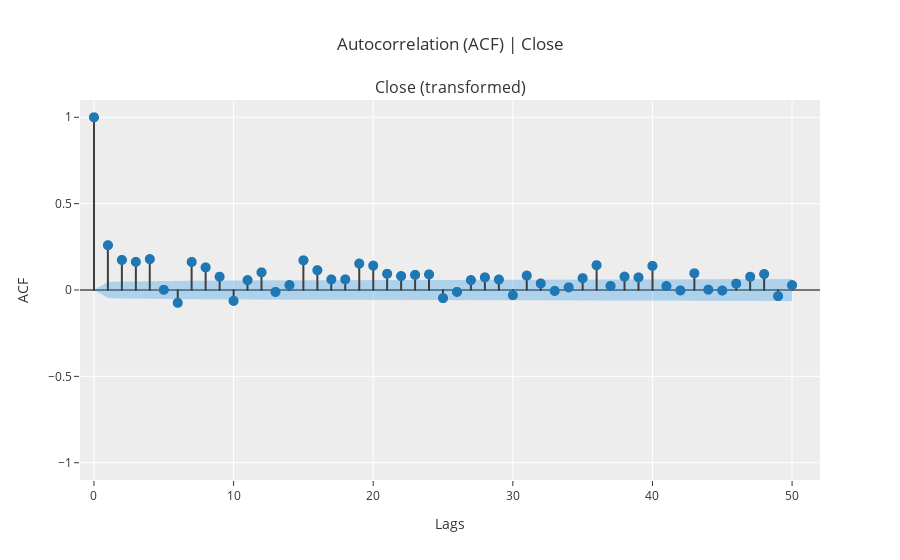

Here is the notebook cell this chart was saved with:
### Code cell
# Step 8: Perform Lag Selection using ACF on Residual Series
exp_USDT.plot_model(plot='acf',  data_kwargs={'nlags': 50}) # Analyze ACF plot to choose lags

### Figure 1 — Plotly figure (JSON) as saved in the notebook; plotly's stock layout.template omitted (floating-point values rounded to 4 significant figures)
{"data": [{"line": {"color": "#3f3f3f"}, "marker": {"size": 10}, "mode": "lines", "name": "ACF", "showlegend": false, "type": "scattergl", "x": [0, 0], "xaxis": "x", "y": [0, 1], "yaxis": "y"}, {"line": {"color": "#3f3f3f"}, "marker": {"size": 10}, "mode": "lines", "name": "ACF", "showlegend": false, "type": "scattergl", "x": [1, 1], "xaxis": "x", "y": [0, 0.2595], "yaxis": "y"}, {"line": {"color": "#3f3f3f"}, "marker": {"size": 10}, "mode": "lines", "name": "ACF", "showlegend": false, "type": "scattergl", "x": [2, 2], "xaxis": "x", "y": [0, 0.1741], "yaxis": "y"}, {"line": {"color": "#3f3f3f"}, "marker": {"size": 10}, "mode": "lines", "name": "ACF", "showlegend": false, "type": "scattergl", "x": [3, 3], "xaxis": "x", "y": [0, 0.1627], "yaxis": "y"}, {"line": {"color": "#3f3f3f"}, "marker": {"size": 10}, "mode": "lines", "name": "ACF", "showlegend": false, "type": "scattergl", "x": [4, 4], "xaxis": "x", "y": [0, 0.1789], "yaxis": "y"}, {"line": {"color": "#3f3f3f"}, "marker": {"size": 10}, "mode": "lines", "name": "ACF", "showlegend": false, "type": "scattergl", "x": [5, 5], "xaxis": "x", "y": [0, 0.001258], "yaxis": "y"}, {"line": {"color": "#3f3f3f"}, "marker": {"size": 10}, "mode": "lines", "name": "ACF", "showlegend": false, "type": "scattergl", "x": [6, 6], "xaxis": "x", "y": [0, -0.07421], "yaxis": "y"}, {"line": {"color": "#3f3f3f"}, "marker": {"size": 10}, "mode": "lines", "name": "ACF", "showlegend": false, "type": "scattergl", "x": [7, 7], "xaxis": "x", "y": [0, 0.1625], "yaxis": "y"}, {"line": {"color": "#3f3f3f"}, "marker": {"size": 10}, "mode": "lines", "name": "ACF", "showlegend": false, "type": "scattergl", "x": [8, 8], "xaxis": "x", "y": [0, 0.1309], "yaxis": "y"}, {"line": {"color": "#3f3f3f"}, "marker": {"size": 10}, "mode": "lines", "name": "ACF", "showlegend": false, "type": "scattergl", "x": [9, 9], "xaxis": "x", "y": [0, 0.07701], "yaxis": "y"}, {"line": {"color": "#3f3f3f"}, "marker": {"size": 10}, "mode": "lines", "name": "ACF", "showlegend": false, "type": "scattergl", "x": [10, 10], "xaxis": "x", "y": [0, -0.06281], "yaxis": "y"}, {"line": {"color": "#3f3f3f"}, "marker": {"size": 10}, "mode": "lines", "name": "ACF", "showlegend": false, "type": "scattergl", "x": [11, 11], "xaxis": "x", "y": [0, 0.0571], "yaxis": "y"}, {"line": {"color": "#3f3f3f"}, "marker": {"size": 10}, "mode": "lines", "name": "ACF", "showlegend": false, "type": "scattergl", "x": [12, 12], "xaxis": "x", "y": [0, 0.1021], "yaxis": "y"}, {"line": {"color": "#3f3f3f"}, "marker": {"size": 10}, "mode": "lines", "name": "ACF", "showlegend": false, "type": "scattergl", "x": [13, 13], "xaxis": "x", "y": [0, -0.01129], "yaxis": "y"}, {"line": {"color": "#3f3f3f"}, "marker": {"size": 10}, "mode": "lines", "name": "ACF", "showlegend": false, "type": "scattergl", "x": [14, 14], "xaxis": "x", "y": [0, 0.02864], "yaxis": "y"}, {"line": {"color": "#3f3f3f"}, "marker": {"size": 10}, "mode": "lines", "name": "ACF", "showlegend": false, "type": "scattergl", "x": [15, 15], "xaxis": "x", "y": [0, 0.1718], "yaxis": "y"}, {"line": {"color": "#3f3f3f"}, "marker": {"size": 10}, "mode": "lines", "name": "ACF", "showlegend": false, "type": "scattergl", "x": [16, 16], "xaxis": "x", "y": [0, 0.1147], "yaxis": "y"}, {"line": {"color": "#3f3f3f"}, "marker": {"size": 10}, "mode": "lines", "name": "ACF", "showlegend": false, "type": "scattergl", "x": [17, 17], "xaxis": "x", "y": [0, 0.06123], "yaxis": "y"}, {"line": {"color": "#3f3f3f"}, "marker": {"size": 10}, "mode": "lines", "name": "ACF", "showlegend": false, "type": "scattergl", "x": [18, 18], "xaxis": "x", "y": [0, 0.06136], "yaxis": "y"}, {"line": {"color": "#3f3f3f"}, "marker": {"size": 10}, "mode": "lines", "name": "ACF", "showlegend": false, "type": "scattergl", "x": [19, 19], "xaxis": "x", "y": [0, 0.1529], "yaxis": "y"}, {"line": {"color": "#3f3f3f"}, "marker": {"size": 10}, "mode": "lines", "name": "ACF", "showlegend": false, "type": "scattergl", "x": [20, 20], "xaxis": "x", "y": [0, 0.1412], "yaxis": "y"}, {"line": {"color": "#3f3f3f"}, "marker": {"size": 10}, "mode": "lines", "name": "ACF", "showlegend": false, "type": "scattergl", "x": [21, 21], "xaxis": "x", "y": [0, 0.09387], "yaxis": "y"}, {"line": {"color": "#3f3f3f"}, "marker": {"size": 10}, "mode": "lines", "name": "ACF", "showlegend": false, "type": "scattergl", "x": [22, 22], "xaxis": "x", "y": [0, 0.08077], "yaxis": "y"}, {"line": {"color": "#3f3f3f"}, "marker": {"size": 10}, "mode": "lines", "name": "ACF", "showlegend": false, "type": "scattergl", "x": [23, 23], "xaxis": "x", "y": [0, 0.0876], "yaxis": "y"}, {"line": {"color": "#3f3f3f"}, "marker": {"size": 10}, "mode": "lines", "name": "ACF", "showlegend": false, "type": "scattergl", "x": [24, 24], "xaxis": "x", "y": [0, 0.0902], "yaxis": "y"}, {"line": {"color": "#3f3f3f"}, "marker": {"size": 10}, "mode": "lines", "name": "ACF", "showlegend": false, "type": "scattergl", "x": [25, 25], "xaxis": "x", "y": [0, -0.04706], "yaxis": "y"}, {"line": {"color": "#3f3f3f"}, "marker": {"size": 10}, "mode": "lines", "name": "ACF", "showlegend": false, "type": "scattergl", "x": [26, 26], "xaxis": "x", "y": [0, -0.01104], "yaxis": "y"}, {"line": {"color": "#3f3f3f"}, "marker": {"size": 10}, "mode": "lines", "name": "ACF", "showlegend": false, "type": "scattergl", "x": [27, 27], "xaxis": "x", "y": [0, 0.0575], "yaxis": "y"}, {"line": {"color": "#3f3f3f"}, "marker": {"size": 10}, "mode": "lines", "name": "ACF", "showlegend": false, "type": "scattergl", "x": [28, 28], "xaxis": "x", "y": [0, 0.07307], "yaxis": "y"}, {"line": {"color": "#3f3f3f"}, "marker": {"size": 10}, "mode": "lines", "name": "ACF", "showlegend": false, "type": "scattergl", "x": [29, 29], "xaxis": "x", "y": [0, 0.06064], "yaxis": "y"}, {"line": {"color": "#3f3f3f"}, "marker": {"size": 10}, "mode": "lines", "name": "ACF", "showlegend": false, "type": "scattergl", "x": [30, 30], "xaxis": "x", "y": [0, -0.03001], "yaxis": "y"}, {"line": {"color": "#3f3f3f"}, "marker": {"size": 10}, "mode": "lines", "name": "ACF", "showlegend": false, "type": "scattergl", "x": [31, 31], "xaxis": "x", "y": [0, 0.08316], "yaxis": "y"}, {"line": {"color": "#3f3f3f"}, "marker": {"size": 10}, "mode": "lines", "name": "ACF", "showlegend": false, "type": "scattergl", "x": [32, 32], "xaxis": "x", "y": [0, 0.03788], "yaxis": "y"}, {"line": {"color": "#3f3f3f"}, "marker": {"size": 10}, "mode": "lines", "name": "ACF", "showlegend": false, "type": "scattergl", "x": [33, 33], "xaxis": "x", "y": [0, -0.005218], "yaxis": "y"}, {"line": {"color": "#3f3f3f"}, "marker": {"size": 10}, "mode": "lines", "name": "ACF", "showlegend": false, "type": "scattergl", "x": [34, 34], "xaxis": "x", "y": [0, 0.01512], "yaxis": "y"}, {"line": {"color": "#3f3f3f"}, "marker": {"size": 10}, "mode": "lines", "name": "ACF", "showlegend": false, "type": "scattergl", "x": [35, 35], "xaxis": "x", "y": [0, 0.06858], "yaxis": "y"}, {"line": {"color": "#3f3f3f"}, "marker": {"size": 10}, "mode": "lines", "name": "ACF", "showlegend": false, "type": "scattergl", "x": [36, 36], "xaxis": "x", "y": [0, 0.1436], "yaxis": "y"}, {"line": {"color": "#3f3f3f"}, "marker": {"size": 10}, "mode": "lines", "name": "ACF", "showlegend": false, "type": "scattergl", "x": [37, 37], "xaxis": "x", "y": [0, 0.02355], "yaxis": "y"}, {"line": {"color": "#3f3f3f"}, "marker": {"size": 10}, "mode": "lines", "name": "ACF", "showlegend": false, "type": "scattergl", "x": [38, 38], "xaxis": "x", "y": [0, 0.07734], "yaxis": "y"}, {"line": {"color": "#3f3f3f"}, "marker": {"size": 10}, "mode": "lines", "name": "ACF", "showlegend": false, "type": "scattergl", "x": [39, 39], "xaxis": "x", "y": [0, 0.07285], "yaxis": "y"}, {"line": {"color": "#3f3f3f"}, "marker": {"size": 10}, "mode": "lines", "name": "ACF", "showlegend": false, "type": "scattergl", "x": [40, 40], "xaxis": "x", "y": [0, 0.1398], "yaxis": "y"}, {"line": {"color": "#3f3f3f"}, "marker": {"size": 10}, "mode": "lines", "name": "ACF", "showlegend": false, "type": "scattergl", "x": [41, 41], "xaxis": "x", "y": [0, 0.02265], "yaxis": "y"}, {"line": {"color": "#3f3f3f"}, "marker": {"size": 10}, "mode": "lines", "name": "ACF", "showlegend": false, "type": "scattergl", "x": [42, 42], "xaxis": "x", "y": [0, -0.002566], "yaxis": "y"}, {"line": {"color": "#3f3f3f"}, "marker": {"size": 10}, "mode": "lines", "name": "ACF", "showlegend": false, "type": "scattergl", "x": [43, 43], "xaxis": "x", "y": [0, 0.0968], "yaxis": "y"}, {"line": {"color": "#3f3f3f"}, "marker": {"size": 10}, "mode": "lines", "name": "ACF", "showlegend": false, "type": "scattergl", "x": [44, 44], "xaxis": "x", "y": [0, 0.002052], "yaxis": "y"}, {"line": {"color": "#3f3f3f"}, "marker": {"size": 10}, "mode": "lines", "name": "ACF", "showlegend": false, "type": "scattergl", "x": [45, 45], "xaxis": "x", "y": [0, -0.002917], "yaxis": "y"}, {"line": {"color": "#3f3f3f"}, "marker": {"size": 10}, "mode": "lines", "name": "ACF", "showlegend": false, "type": "scattergl", "x": [46, 46], "xaxis": "x", "y": [0, 0.03676], "yaxis": "y"}, {"line": {"color": "#3f3f3f"}, "marker": {"size": 10}, "mode": "lines", "name": "ACF", "showlegend": false, "type": "scattergl", "x": [47, 47], "xaxis": "x", "y": [0, 0.07679], "yaxis": "y"}, {"line": {"color": "#3f3f3f"}, "marker": {"size": 10}, "mode": "lines", "name": "ACF", "showlegend": false, "type": "scattergl", "x": [48, 48], "xaxis": "x", "y": [0, 0.09249], "yaxis": "y"}, {"line": {"color": "#3f3f3f"}, "marker": {"size": 10}, "mode": "lines", "name": "ACF", "showlegend": false, "type": "scattergl", "x": [49, 49], "xaxis": "x", "y": [0, -0.03527], "yaxis": "y"}, {"line": {"color": "#3f3f3f"}, "marker": {"size": 10}, "mode": "lines", "name": "ACF", "showlegend": false, "type": "scattergl", "x": [50, 50], "xaxis": "x", "y": [0, 0.02828], "yaxis": "y"}, {"marker": {"color": "#1f77b4", "size": 10}, "mode": "markers", "name": "ACF", "showlegend": false, "type": "scattergl", "x": [0, 1, 2, 3, 4, 5, 6, 7, 8, 9, 10, 11, 12, 13, 14, 15, 16, 17, 18, 19, 20, 21, 22, 23, 24, 25, 26, 27, 28, 29, 30, 31, 32, 33, 34, 35, 36, 37, 38, 39, 40, 41, 42, 43, 44, 45, 46, 47, 48, 49, 50], "xaxis": "x", "y": [1, 0.2595, 0.1741, 0.1627, 0.1789, 0.001258, -0.07421, 0.1625, 0.1309, 0.07701, -0.06281, 0.0571, 0.1021, -0.01129, 0.02864, 0.1718, 0.1147, 0.06123, 0.06136, 0.1529, 0.1412, 0.09387, 0.08077, 0.0876, 0.0902, -0.04706, -0.01104, 0.0575, 0.07307, 0.06064, -0.03001, 0.08316, 0.03788, -0.005218, 0.01512, 0.06858, 0.1436, 0.02355, 0.07734, 0.07285, 0.1398, 0.02265, -0.002566, 0.0968, 0.002052, -0.002917, 0.03676, 0.07679, 0.09249, -0.03527, 0.02828], "yaxis": "y"}, {"line": {"color": "rgba(255,255,255,0)"}, "marker": {"size": 10}, "mode": "lines", "name": "UC", "showlegend": false, "type": "scatter", "x": [0, 1, 2, 3, 4, 5, 6, 7, 8, 9, 10, 11, 12, 13, 14, 15, 16, 17, 18, 19, 20, 21, 22, 23, 24, 25, 26, 27, 28, 29, 30, 31, 32, 33, 34, 35, 36, 37, 38, 39, 40, 41, 42, 43, 44, 45, 46, 47, 48, 49, 50], "xaxis": "x", "y": [0, 0.04584, 0.04883, 0.05012, 0.05122, 0.05251, 0.05251, 0.05273, 0.05378, 0.05444, 0.05467, 0.05482, 0.05495, 0.05534, 0.05535, 0.05538, 0.05649, 0.05698, 0.05711, 0.05725, 0.0581, 0.05882, 0.05913, 0.05936, 0.05964, 0.05992, 0.06, 0.06, 0.06012, 0.06031, 0.06043, 0.06047, 0.06071, 0.06075, 0.06076, 0.06076, 0.06093, 0.06163, 0.06165, 0.06186, 0.06204, 0.06269, 0.06271, 0.06271, 0.06302, 0.06302, 0.06302, 0.06307, 0.06327, 0.06355, 0.06359], "yaxis": "y"}, {"fill": "tonexty", "fillcolor": "rgba(32, 146, 230,0.3)", "line": {"color": "rgba(255,255,255,0)"}, "marker": {"size": 10}, "mode": "lines", "name": "LC", "showlegend": false, "type": "scatter", "x": [0, 1, 2, 3, 4, 5, 6, 7, 8, 9, 10, 11, 12, 13, 14, 15, 16, 17, 18, 19, 20, 21, 22, 23, 24, 25, 26, 27, 28, 29, 30, 31, 32, 33, 34, 35, 36, 37, 38, 39, 40, 41, 42, 43, 44, 45, 46, 47, 48, 49, 50], "xaxis": "x", "y": [0, -0.04584, -0.04883, -0.05012, -0.05122, -0.05251, -0.05251, -0.05273, -0.05378, -0.05444, -0.05467, -0.05482, -0.05495, -0.05534, -0.05535, -0.05538, -0.05649, -0.05698, -0.05711, -0.05725, -0.0581, -0.05882, -0.05913, -0.05936, -0.05964, -0.05992, -0.06, -0.06, -0.06012, -0.06031, -0.06043, -0.06047, -0.06071, -0.06075, -0.06076, -0.06076, -0.06093, -0.06163, -0.06165, -0.06186, -0.06204, -0.06269, -0.06271, -0.06271, -0.06302, -0.06302, -0.06302, -0.06307, -0.06327, -0.06355, -0.06359], "yaxis": "y"}], "layout": {"annotations": [{"font": {"size": 16}, "showarrow": false, "text": "Close (transformed)", "x": 0.5, "xanchor": "center", "xref": "paper", "y": 1, "yanchor": "bottom", "yref": "paper"}], "showlegend": false, "title": {"text": "Autocorrelation (ACF) | Close"}, "xaxis": {"anchor": "y", "domain": [0, 1], "range": [-1, 52], "title": {"text": "Lags"}}, "yaxis": {"anchor": "x", "domain": [0, 1], "range": [-1.1, 1.1], "title": {"text": "ACF"}, "zerolinecolor": "#000000"}}}
